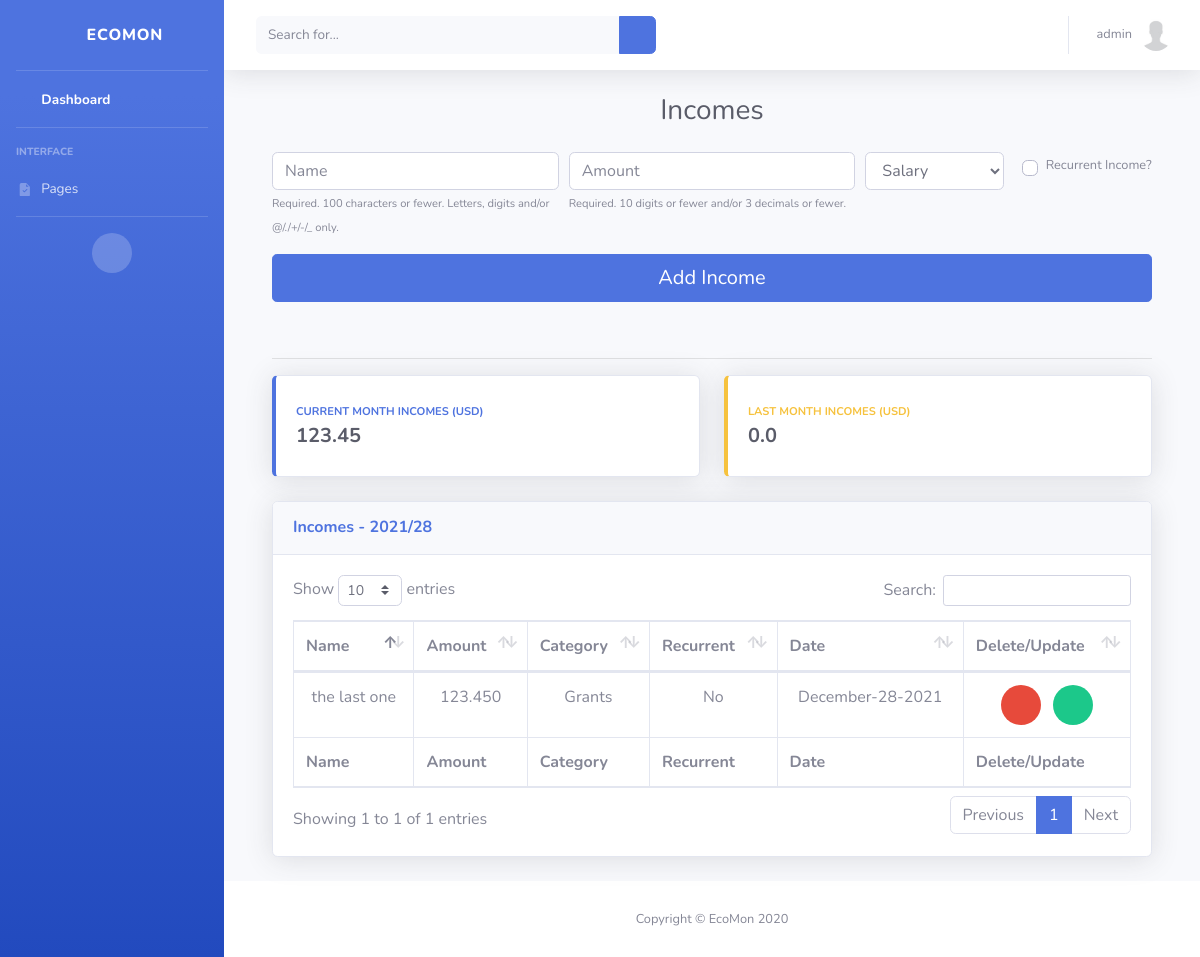
The app's page /users/incomes/ (signed in) with its own data.
### users/models.py (models this page shows, shortened)
class User(AbstractUser):
    email = models.EmailField(_('Email'), null=False, blank=False, unique=True)
    first_name = models.CharField(_('First Name'), max_length=100, null=False, blank=False)
    last_name = models.CharField(_('Last Name'), max_length=100, null=False, blank=False)
    birth_date = models.DateField(_('Birth Date'), auto_now_add=False, null=True, blank=True)
    phone_number = PhoneNumberField(_('Phone Number'), null=True, blank=True, unique=True)
    email_verified = models.BooleanField(_('Email Verified'), default=False)
    phone_number_verified = models.BooleanField(_('Phone Number Verified'), default=False)
    send_marketing_emails = models.BooleanField(_('Send marketing emails'), default=False)
    accept_terms_conditions_and_security_policy = models.BooleanField(
        _('Accept Terms and Conditions, Data Security Policy'),
        default=False
    )

class Profile(models.Model):
    class Currency(models.TextChoices):
        AED = 'AED', _('AED')
        AUD = 'AUD', _('AUD')
        BRL = 'BRL', _('BRL')
        CAD = 'CAD', _('CAD')
        CHF = 'CHF', _('CHF')
        CLP = 'CLP', _('CLP')
        CNY = 'CNY', _('CNY')
        COP = 'COP', _('COP')
        CZK = 'CZK', _('CZK')
        DKK = 'DKK', _('DKK')
        EUR = 'EUR', _('EUR')
        GBP = 'GBP', _('GBP')
        HKD = 'HKD', _('HKD')
        HUF = 'HUF', _('HUF')
        IDR = 'IDR', _('IDR')
        ILS = 'ILS', _('ILS')
        INR = 'INR', _('INR')
        JPY = 'JPY', _('JPY')
        KRW = 'KRW', _('KRW')
        MDL = 'MDL', _('MDL')
        MXN = 'MXN', _('MXN')
        MYR = 'MYR', _('MYR')
        NOK = 'NOK', _('NOK')
        NZD = 'NZD', _('NZD')
        PHP = 'PHP', _('PHP')
        PLN = 'PLN', _('PLN')
        RON = 'RON', _('RON')
        RUB = 'RUB', _('RUB')
        SAR = 'SAR', _('SAR')
        SEK = 'SEK', _('SEK')
        SGD = 'SGD', _('SGD')
        THB = 'THB', _('THB')
        TRY = 'TRY', _('TRY')
        TWD = 'TWD', _('TWD')
        USD = 'USD', _('USD')
        ZAR = 'ZAR', _('ZAR')
    user = models.OneToOneField(User, on_delete=models.CASCADE)
    image = models.ImageField(_('Avatar'), default='default.jpg', upload_to='profile_pics')
    description = models.TextField(_('Description'), null=True, blank=True)
    created_date = models.DateTimeField(_('Created Date/Time'), auto_now_add=True)
    updated_date = models.DateTimeField(_('Updated Date/Time'), auto_now=True)
    currency = models.CharField(
        _('Currency'), max_length=3, choices=Currency.choices, default=Currency.USD
    )

class Income(models.Model):
    class IncomeCategory(models.TextChoices):
        SALARY = _('Salary')
        AWARDS = _('Awards')
        GRANTS = _('Grants')
        SALE = _('Sale')
        DIVIDENTS = _('Dividents')
        RENTAL = _('Rental')
        REFUNDS = _('Refunds')
        COUPONS = _('Coupons')
        LOTTERY = _('Lottery')
        CAPITAL = _('Capital')
        INVESTMENTS = _('Investments')
        GIFT = _('Gift')
        OTHERS = _('Others')
    user = models.ForeignKey(User, on_delete=models.CASCADE)
    name = models.CharField(_('Name'), max_length=100)
    amount = models.DecimalField(_('Amount'), max_digits=10, decimal_places=3)
    recurrent = models.BooleanField(_('Recurrent Income'), default=False)
    created_date = models.DateTimeField(_('Created Date/Time'), default=timezone.now)
    updated_date = models.DateTimeField(_('Updated Date/Time'), auto_now=True)
    category = models.CharField(
        _('Category'), max_length=11,
        choices=IncomeCategory.choices, default=IncomeCategory.SALARY
    )
    def update_url(self):
        return reverse('update-income', kwargs={'pk': self.pk})
    def delete_url(self):
        return reverse('delete-income', kwargs={'pk': self.pk})

### users/views.py (the view)
# urls.py: path('incomes/', IncomesCreateListView.as_view(), name='incomes'),
class IncomesCreateListView(LoginRequiredMixin, ObjectCreateListViewMixin):
    model = Income
    form_class = IncomeCreateForm
    model_name = template_titles['incomes_title']
    color = 'primary'

### users/forms.py
class IncomeCreateForm(forms.ModelForm):
    name = forms.CharField(
        max_length=50, label='Name',
        help_text=help_texts['obj_name']
    )
    amount = forms.DecimalField(
        max_digits=10,
        decimal_places=3,
        label='Amount',
        help_text=help_texts['obj_amount']
    )
    recurrent = forms.BooleanField(required=False, label='Recurrent?')
    class Meta:
        model = Income
        exclude = [
            'user',
            'created_date'
        ]

### users/utils.py (called while the page is built)
def assembly(obj):
    return round(sum(i.amount for i in obj), 2)

def check_recurrent_or_new(user, objs, model):
    for item in objs:
        date_test = item.created_date.month == 12
        date = datetime(
            item.created_date.year + 1 if date_test else item.created_date.year,
            1 if date_test else item.created_date.month + 1, item.created_date.day,
            item.created_date.hour, item.created_date.minute, item.created_date.second,
            item.created_date.microsecond
        )
        obj,created = model.objects.get_or_create(
            user=user, name=item.name, amount=item.amount,
            created_date=date, category=item.category, recurrent=True
        )

### templates/users/incomes_and_spendings.html (shortened to what this page needs)
{% extends 'users/base.html' %}
{% load widget_tweaks %}
{% block content %}
	<div class="container">
		<form id="form-center" action="" method="POST">
			<div class="form-row">
				<div class="form-group col-md-4">
					{% if not user.email_verified %}
						{% render_field form.name class="form-control" placeholder=form.name.label readonly=True %}
					{% else %}
						{% render_field form.name class="form-control" placeholder=form.name.label %}
					{% endif %}
					<small class="text-xs font-weight text-secondary">{{ form.name.help_text }}</small>
			    </div>
			    <div class="form-group col-md-4">
					{% if not user.email_verified %}
						{% render_field form.amount class="form-control" placeholder=form.amount.label readonly=True %}
					{% else %}
						{% render_field form.amount class="form-control" placeholder=form.amount.label %}
					{% endif %}
					<small class="text-xs font-weight text-secondary">{{ form.amount.help_text }}</small>
			    </div>
			    <div class="form-group col-md-2">
					{% if not user.email_verified %}
						{% render_field form.category class="form-control" disabled=True %}
					{% else %}
						{% render_field form.category class="form-control" %}
					{% endif %}
			    </div>
			    <div class="form-group col-md-2">
					<div class="custom-control custom-checkbox small">
						<label class="custom-control-label ml-2 mt-1" for="recurrentObject">Recurrent {{ title|slice:':-1' }}?</label>
                    </div>
			    </div>
			    <div class="form-group col-md-12">
			    	<input type="submit" class="btn btn-{{ color }} btn-lg btn-block" {% if not user.email_verified %}disabled{% endif %}
					value="{% if request.get_full_path == '/users/incomes/' or request.get_full_path == '/users/spendings/' %}Add {{ title|slice:':-1' }}{% else %}Update{% endif %}">
			    </div>
			</div>
		</form>
		<br>
		<hr>
		<div class="row">
			<div class="col-xl-6 col-md-6 mb-4">
		        <div class="card border-left-{{ color }} shadow h-100 py-2">
		            <div class="card-body">
		                <div class="row no-gutters align-items-center">
		                    <div class="col mr-2">
		                        <div class="text-xs font-weight-bold text-{{ color }} text-uppercase mb-1">Current Month {{ title }} ({{ currency }})</div>
		                        <div class="h5 mb-0 font-weight-bold text-gray-800">{% if total_sum %}{{ total_sum }}{% else %}0.0{% endif %}</div>
		                    </div>
		                    <div class="col-auto">
		                        <i class="fas {% if title == 'Incomes' %} fa-wallet {% elif title == 'Spendings' %} fa-credit-card {% endif %} fa-2x text-gray-300"></i>
		                    </div>
		                </div>
		            </div>
		        </div>
		    </div>
		    <div class="col-xl-6 col-md-6 mb-4">
		        <div class="card border-left-warning shadow h-100 py-2">
		            <div class="card-body">
		                <div class="row no-gutters align-items-center">
		                    <div class="col mr-2">
		                        <div class="text-xs font-weight-bold text-warning text-uppercase mb-1">Last Month {{ title }} ({{ currency }})</div>
		                        <div class="h5 mb-0 font-weight-bold text-gray-800">{% if total_sum_last_month %}{{ total_sum_last_month }}{% else %}0.0{% endif %}</div>
		                    </div>
		                    <div class="col-auto">
		                        <i class="fas {% if title == 'Incomes' %} fa-wallet {% elif title == 'Spendings' %} fa-credit-card {% endif %} fa-2x text-gray-300"></i>
		                    </div>
		                </div>
		            </div>
		        </div>
		    </div>
		</div>
		<div class="card shadow mb-4">
		  <div class="card-header py-3">
		  	<h6 class="m-0 font-weight-bold text-{{ color }}">{{ title }} - {{ date|date:"Y/d" }}</h6>
		  </div>
		  <div class="card-body">
		    <div class="table-responsive">
		      <table class="table table-bordered" id="incomesAndSpendingsDataTable" width="100%" cellspacing="0">
		        <thead>
		          <tr>
		            <th>Name</th>
		            <th>Amount</th>
		            <th>Category</th>
		            <th>Recurrent</th>
		            <th>Date</th>
					{% if request.get_full_path == '/users/incomes/' or request.get_full_path == '/users/spendings/' %}
						<th>Delete/Update</th>
					{% endif %}
		          </tr>
		        </thead>
		        <tfoot>
		          <tr>
		            <th>Name</th>
		            <th>Amount</th>
		            <th>Category</th>
		            <th>Recurrent</th>
		            <th>Date</th>
		            {% if request.get_full_path == '/users/incomes/' or request.get_full_path == '/users/spendings/' %}
						<th>Delete/Update</th>
					{% endif %}
		          </tr>
		        </tfoot>
		        <tbody>
		          {% for object in objects %}
		          	<div class="row">
		          		<tr>
		      				<td class="text-center">{{ object.name }}</td>
		      				<td class="text-center">{{ object.amount }}</td>
		      				<td class="text-center">{{ object.category }}</td>
		          			<td class="text-center">{% if object.recurrent == True %}Yes{% else %}No{% endif %}</td>
		          			<td class="text-center">{{ object.created_date|date:"F-d-Y" }}</td>
							{% if request.get_full_path == '/users/incomes/' or request.get_full_path == '/users/spendings/' %}
								<td class="text-center">
									<a class="btn-circle bnt-sm btn-danger" data-toggle="modal" href="#incomeAndSpendingsDeleteModal{{ title }}{{ object.id }}" data-target="#incomeAndSpendingsDeleteModal{{ title }}{{ object.id }}"><i class="fas fa-trash"></i></a>
									<a class="btn-circle bnt-sm btn-success ml-2" href="{{ object.update_url }}"><i class="fas fa-pen"></i></a>
								</td>
						  {% endif %}
						</tr>
		          	</div>
		          {% endfor %}
		        </tbody>
		      </table>
		    </div>
		  </div>
		</div>
	</div>
{% endblock %}

### templates/users/base.html (shortened to what this page needs)
{% load static %}
<!DOCTYPE html>
<html lang="en">
<head>
    <link href="{% static 'vendor/fontawesome-free/css/all.min.css' %}" rel="stylesheet" type="text/css">
    <link href="{% static 'css/sb-admin-2.min.css' %}" rel="stylesheet">
    <link href="{% static 'vendor/datatables/dataTables.bootstrap4.min.css' %}" rel="stylesheet">
</head>
<body id="page-top">
    <div id="wrapper">
        <ul class="navbar-nav bg-gradient-primary sidebar sidebar-dark accordion" id="accordionSidebar">
            <a class="sidebar-brand d-flex align-items-center justify-content-center" href="{% url 'dashboard' %}">
                <div class="sidebar-brand-icon rotate-n-15">
                    <i class="fas fa-laugh-wink"></i>
                </div>
                <div class="sidebar-brand-text mx-3">EcoMon</div>
            </a>
            <hr class="sidebar-divider my-0">
            <li class="nav-item active">
                <a class="nav-link" href="{% url 'dashboard' %}">
                    <span>Dashboard</span></a>
            </li>
            <hr class="sidebar-divider">
            <div class="sidebar-heading">
                Interface
            </div>
            <li class="nav-item">
                <a class="nav-link collapsed" href="#" data-toggle="collapse" data-target="#collapseTwo"
                    aria-expanded="true" aria-controls="collapseTwo">
                    <i class="fas fa-fw">
                    </i>
                    <span>Pages</span>
                </a>
            </li>
            <hr class="sidebar-divider">
            <div class="text-center d-none d-md-inline">
                <button class="rounded-circle border-0" id="sidebarToggle"></button>
            </div>
        </ul>
        <div id="content-wrapper" class="d-flex flex-column">
            <div id="content">
                <nav class="navbar navbar-expand navbar-light bg-white topbar mb-4 static-top shadow">
                    <form
                        class="d-none d-sm-inline-block form-inline mr-auto ml-md-3 my-2 my-md-0 mw-100 navbar-search">
                        <div class="input-group">
                            <input type="text" class="form-control bg-light border-0 small" placeholder="Search for..."
                                aria-label="Search" aria-describedby="basic-addon2">
                            <div class="input-group-append">
                                <button class="btn btn-primary" type="button">
                                    <i class="fas fa-search fa-sm"></i>
                                </button>
                            </div>
                        </div>
                    </form>
                    <ul class="navbar-nav ml-auto">
                        <li class="nav-item dropdown no-arrow">
                            <a class="nav-link dropdown-toggle" href="#" id="userDropdown" role="button"
                                data-toggle="dropdown" aria-haspopup="true" aria-expanded="false">
                                <span class="mr-2 d-none d-lg-inline text-gray-600 small">{{ user.username }}</span>
                                <img class="img-profile rounded-circle" src="{{ user.profile.image.url }}">
                            </a>
                        </li>
                    </ul>
                </nav>
                <div class="container-fluid">
                    <div class="d-sm-flex align-items-center justify-content-center mb-4">
                        <h1 class="h3 mb-0 text-gray-800">{{ title }}</h1>
                    </div>
                    {% block content %}
                    {% endblock %}
                </div>
            </div>
            <footer class="sticky-footer bg-white">
                <div class="container my-auto">
                    <div class="copyright text-center my-auto">
                        <span>Copyright &copy; EcoMon 2020</span>
                    </div>
                </div>
            </footer>
        </div>
    </div>
</body>
</html>

### records on screen
User: username "admin", profile.image (placeholder picture), email_verified "Add Income"
Profile: currency "USD"
Income: name "the last one", amount "123.450", category "Grants", recurrent "No", created_date "December-28-2021"

### other values on screen
{{ title }} "Incomes"
{{ title|slice:':-1' }} "Income"
{{ title }} "INCOMES"
{{ total_sum }} "123.45"
{{ date|date:"Y/d" }} "2021/28"
